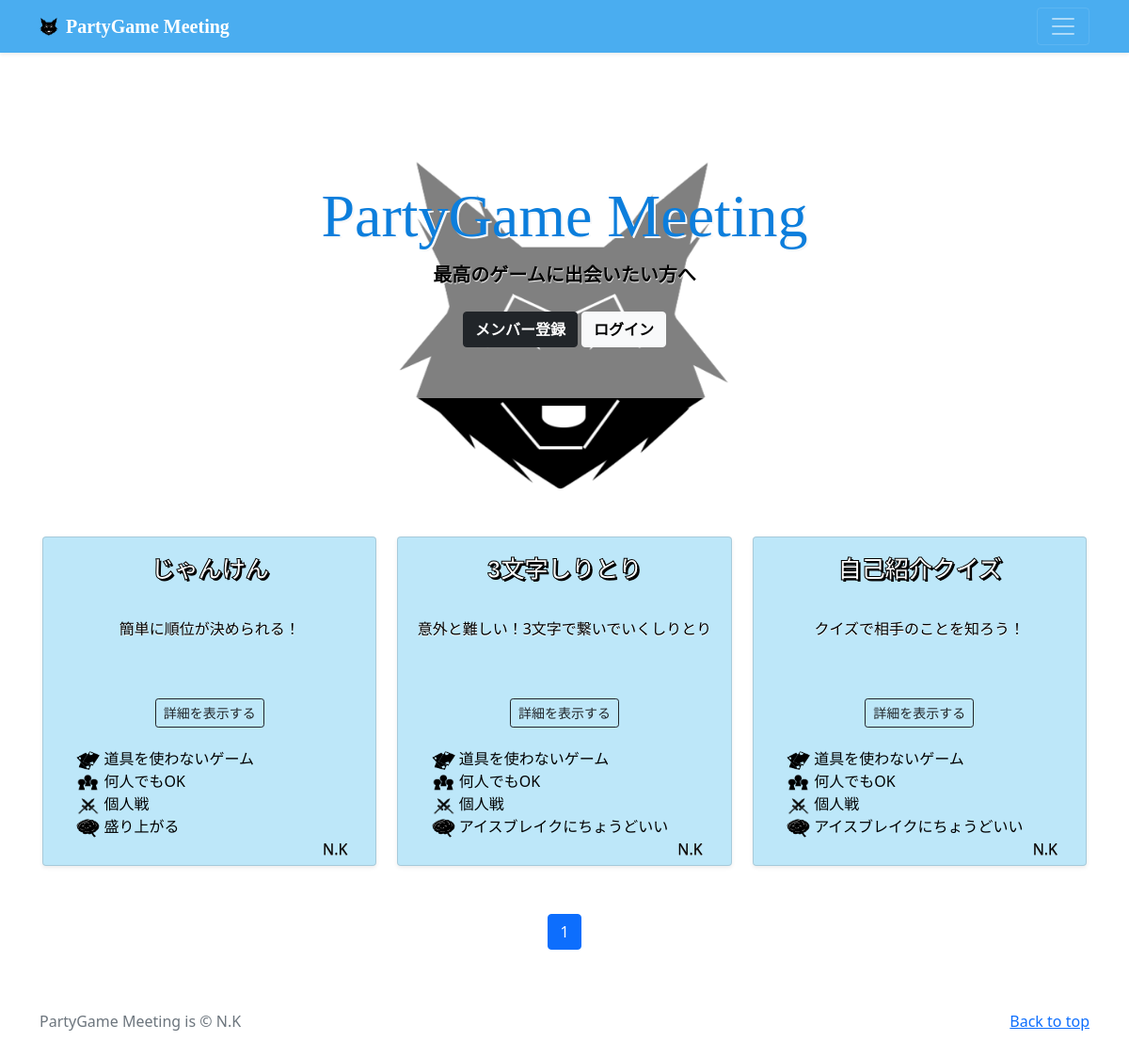
Screenshot of /partygame/category/4 with the database file from the repository.
### partygame/models.py (models this page shows, shortened)
class PartygamePost(models.Model):
    user = models.ForeignKey(
        CustomUser,
        verbose_name='ユーザー',
        on_delete=models.CASCADE
    )
    category = models.ForeignKey(
        Category,
        verbose_name='カテゴリ',
        on_delete=models.PROTECT
    )
    category2 = models.ForeignKey(
        Category2,
        verbose_name='カテゴリ2',
        on_delete=models.PROTECT
    )
    category3 = models.ForeignKey(
        Category3,
        verbose_name='カテゴリ3',
        on_delete=models.PROTECT
    )
    category4 = models.ForeignKey(
        Category4,
        verbose_name='カテゴリ4',
        on_delete=models.PROTECT
    )
    title = models.CharField(
        verbose_name='タイトル',
        max_length=20
    )
    subtitle = models.CharField(
        verbose_name='サブタイトル',
        max_length=50
    )
    item = models.TextField(
        verbose_name='ゲームに必要なアイテム'
    )
    preparation = models.TextField(
        verbose_name='開始前の準備'
    )
    wincondition = models.CharField(
        verbose_name='勝利条件を一言で',
        max_length=100
    )
    detail = models.TextField(
        verbose_name='詳細説明'
    )
    posted_at = models.DateTimeField(
        verbose_name='投稿日時',
        auto_now_add=True
    )

class Category(models.Model):
    title = models.CharField(
        verbose_name='カテゴリ',    # フィールドのタイトル
        max_length=20
    )

class Category2(models.Model):
    title = models.CharField(
        verbose_name='カテゴリ',    # フィールドのタイトル
        max_length=20
    )

class Category3(models.Model):
    title = models.CharField(
        verbose_name='カテゴリ',    # フィールドのタイトル
        max_length=20
    )

class Category4(models.Model):
    title = models.CharField(
        verbose_name='カテゴリ',    # フィールドのタイトル
        max_length=20
    )

### accounts/models.py (models this page shows)
class CustomUser(AbstractUser):
    pass

### partygame/views.py (the view)
# urls.py: path('partygame/category/<int:category>', views.CategoryView.as_view(), name='partygame_category'),
class CategoryView(ListView):
    template_name = 'index.html'
    paginate_by = 9
    def get_queryset(self):
        category_id = self.kwargs['category']
        categories = PartygamePost.objects.filter(category=category_id).order_by('posted_at')
        return categories

### partygame/templates/index.html (shortened to what this page needs)
{% extends 'base.html' %}
{% block contents %}
    {% include "partygame_title.html" %}
    {% include "partygame_list.html" %}
    {% include "pagination.html" %}
{% endblock %}

### partygame/templates/partygame_list.html (shortened to what this page needs)
{% load static %}
  <div class="album py-5 bg-white">
    <div class="container">
      <div class="row row-cols-1 row-cols-sm-2 row-cols-md-3 g-3">
        {% for record in object_list %}
          <div class="col">
              <div class="">
                <div class="card shadow-sm bg-blue container-margin-all list-size">
                  <div class="list-title text-center-center" ><text class="list-title-text">{{ record.title }}</text></div>
                  <div class="card-body list-subtitle-container container-column">
                    <div class="list-subtitle"><p class="card-text">{{ record.subtitle }}</p></div>
                    <div class="d-flex align-items-center detail-button">
                        <button type="button" class="btn btn-sm btn-outline-dark" onclick="location.href='{% url 'partygame:partygame_detail' record.pk %}'">詳細を表示する</button>
                    </div>
                  </div>
                  <div class="container-row list-tag-container">
                    <div class="none-space"></div>
                    <div class="container-column">
                      <a href="{% url 'partygame:partygame_category' category=record.category.id %}" style="text-decoration:none" class="text-black">
                        <img src={% static 'img/card_black.png' %} width="25" height="20" class="">
                        {{ record.category.title }}
                      </a>
                      <a href="{% url 'partygame:partygame_category2' category2=record.category2.id %}" style="text-decoration:none" class="text-black">
                        <img src={% static 'img/people_black.png' %} width="25" height="20"class="">
                        {{ record.category2.title }}
                      </a>
                      <a href="{% url 'partygame:partygame_category3' category3=record.category3.id %}" style="text-decoration:none" class="text-black">
                        <img src={% static 'img/vsken.png' %} width="25" height="20" class="">
                        {{ record.category3.title }}
                      </a>
                      <a href="{% url 'partygame:partygame_category4' category4=record.category4.id %}" style="text-decoration:none" class="text-black">
                        <img src={% static 'img/nomiso_black.png' %} width="25" height="20" class="">
                        {{ record.category4.title }}
                      </a>
                    </div>
                  </div>
                  <div class="username-container">
                    <a href="{% url 'partygame:user_list' user=record.user.id %}" style="text-decoration:none">
                      <small class="text-black" style="font-size:16px">{{ record.user.username }}</small>
                    </a>
                  </div>
                </div>
            </div>
          </div>
        {% endfor %}
      </div>
    </div>
  </div>

### static/css/main.css (style rules this page uses)
.text-black { color: black; }
.bg-blue { background-color: rgba(38, 175, 234, 0.3); }
.container-column { display: flex; flex-direction: column; }
.container-row { display: flex; flex-direction: row; }
.none-space { width: 10%; }
.container-margin-all { margin-top: 3px; margin-bottom: 3px; margin-right: 3px; margin-left: 3px; }
.text-center-center { display: flex; justify-content: center; align-items: center; }
.list-size { height:350px; }
.list-title { height: 20%; text-align: center; }
.list-title-text { color: rgb(255, 255, 255); font-size: 25px; font-weight: bold; -webkit-text-stroke: 1px #000; text-shadow: 2px 2px black; font-family: "Meiryo UI", "Hiragino Sans", "Yu Gothic UI", "MS PGothic", "Hiragino Kaku Gothic ProN", sans-serif; font-weight: bolder; }
.list-subtitle-container { height: 30%; }
.list-subtitle { height: 100px; font-size: 16px; font-weight: 500; color:black; text-shadow: 0px 0.5px white; text-align: center; }
.detail-button { height: 50px; display: flex; justify-content: center; }
.list-tag-container { height: auto; }
.username-container { text-align: right; margin-right: 30px; margin-bottom: 5px; text-shadow: 0px 1px grey; height: auto; }

### rows the page displays
PartygamePost: title "じゃんけん", subtitle "簡単に順位が決められる！", category "道具を使わないゲーム", category2 "何人でもOK", category3 "個人戦", category4 "盛り上がる", user.username "N.K"
PartygamePost: title "3文字しりとり", subtitle "意外と難しい！3文字で繋いでいくしりとり", category "道具を使わないゲーム", category2 "何人でもOK", category3 "個人戦", category4 "アイスブレイクにちょうどいい", user.username "N.K"
PartygamePost: title "自己紹介クイズ", subtitle "クイズで相手のことを知ろう！", category "道具を使わないゲーム", category2 "何人でもOK", category3 "個人戦", category4 "アイスブレイクにちょうどいい", user.username "N.K"

### other values shown
{{ num }} "1"
